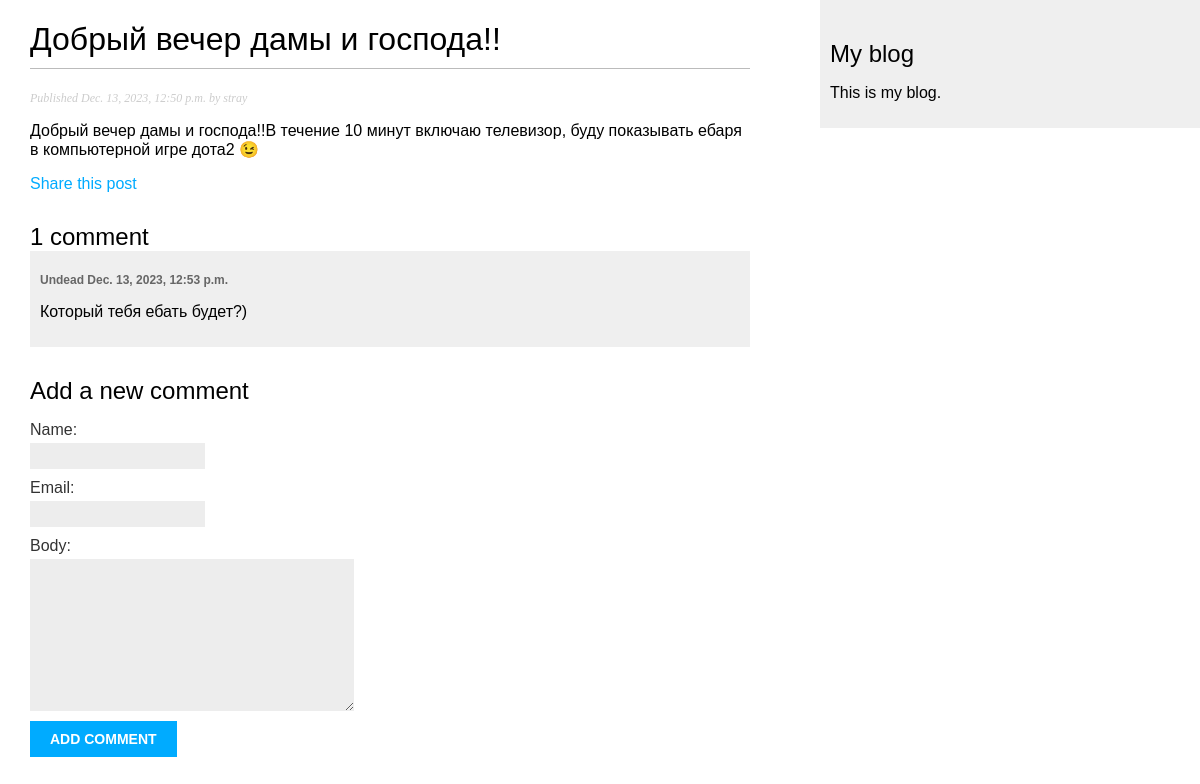
Before: /blog/2023/12/13/dobryj-vecher-damy-i-gospoda with the older database file.
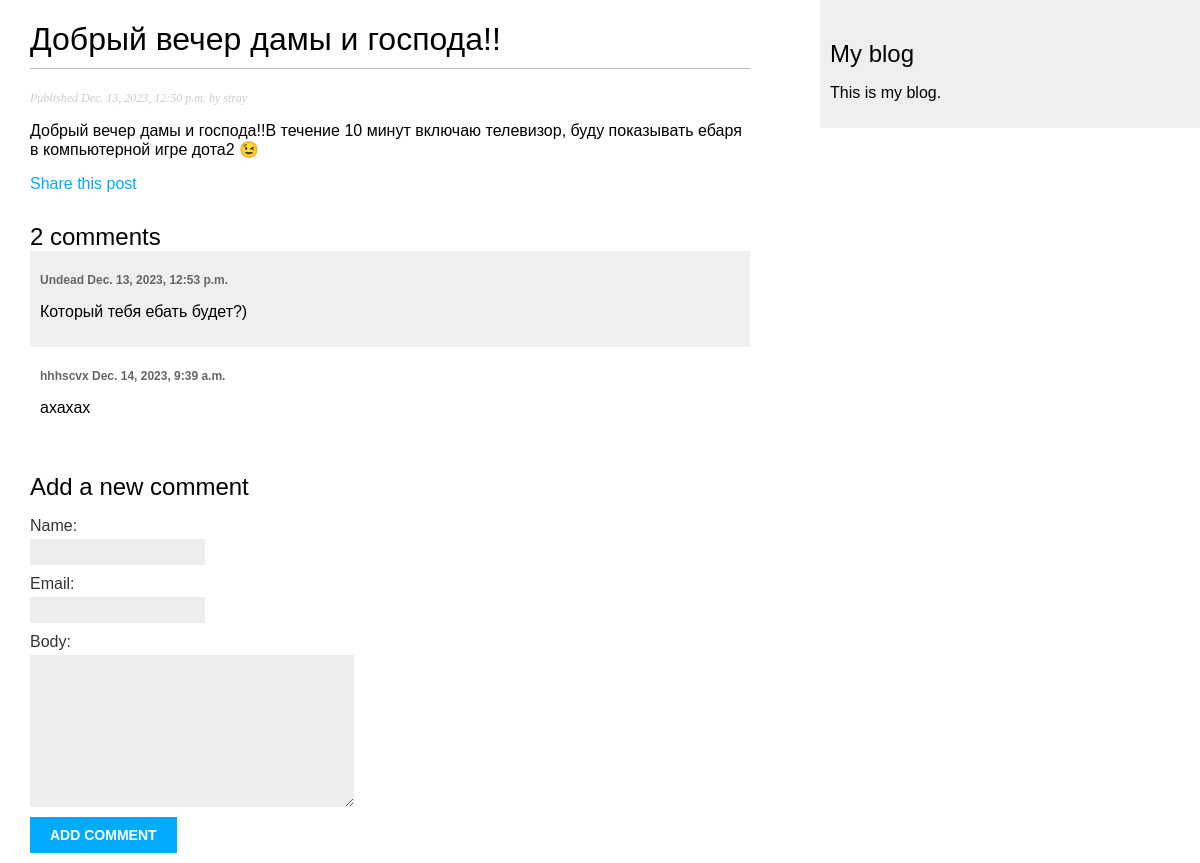
After: the same page with the newer database file.
### blog/models.py (models this page shows, shortened)
class Comment(models.Model):
    post = models.ForeignKey(Post,  # коммент зависит от поста, удалят Пост - удалятся нахуй все комменты
                             on_delete=models.CASCADE,
                             related_name='comments')
    name = models.CharField(max_length=35)
    email = models.EmailField()
    body = models.TextField()
    created = models.DateTimeField(auto_now_add=True)
    updated = models.DateTimeField(auto_now=True)
    active = models.BooleanField(default=True)
    class Meta:
        ordering = ['created']
        indexes = [
            models.Index(fields=['created']),
        ]

### blog/views.py (the view)
# urls.py: path('<int:year>/<int:month>/<int:day>/<slug:post>', views.post_detail, name='post_detail'),
def post_detail(request, year, month, day, post):
    post = get_object_or_404(Post,
                             status=Post.Status.PUBLISHED,
                             slug=post,
                             publish__year=year,
                             publish__month=month,
                             publish__day=day)
    comments = post.comments.filter(active=True)  # Я так понял тут мы обращаемся в ForeignKey модели comments -> фильтруем активные комментарии
    form = CommentForm()  # Форма для комментирования пользователем
    return render(request,
                  'blog/post/detail.html',
                  {'post': post,
                   'comments': comments,
                   'form': form})

### blog/forms.py
class CommentForm(forms.ModelForm):
    class Meta:  # Связывает форму с моделью
        model = Comment  # поля формы будут отображать поля Модели Comment
        fields = ['name', 'email', 'body']  # поля формы, которые будут отображаться

### blog/templates/blog/post/detail.html (shortened to what this page needs)
{% extends "blog/base.html" %}
{% block content %}
  <h1>{{ post.title }}</h1>
  <p class="date">
    Published {{ post.publish }} by {{ post.author }}
  </p>
  {{ post.body|linebreaks }}
  <p>
    <a href="{% url 'blog:post_share' post.id %}">
      Share this post
    </a>
  </p>
  {% with comments.count as total_comments %}
    <h2>
      {{ total_comments }} comment{{ total_comments|pluralize }}
    </h2>
  {% endwith %}
  {% for comment in comments %}
    <div class="comment">
      <p class="info">
        {{ comment.name }}
        {{ comment.created }}
      </p>
        {{ comment.body|linebreaks }}
    </div>
  {% empty %}
    <p>There are no comments.</p>
  {% endfor %}
  {% include 'blog/post/includes/comment_form.html' %}
{% endblock %}

Changed rows visible on the page:
added Comment: name "hhhscvx", created "Dec. 14, 2023, 9:39 a.m.", body "ахахах"
Other visible differences:
{{ total_comments }}: "1" → "2"
